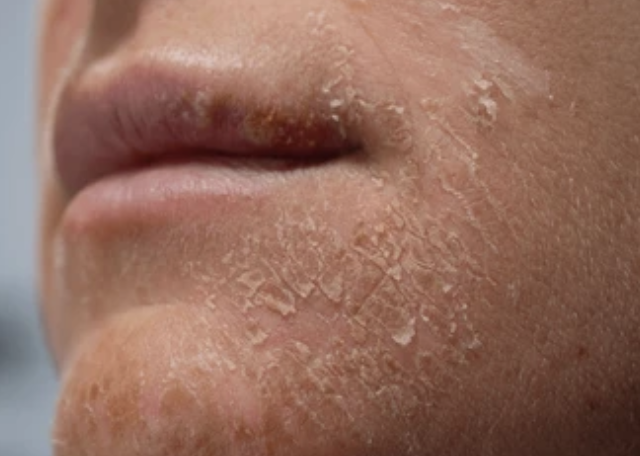
#> input picture backend/uploads/skinai-1757173667139-179523592.png, 640 x 456 px
$ python opencv_processor.py ../uploads/skinai-1757173667139-179523592.png   (older library calls are emulated)
#> lines starting #> are read from the running program, lines starting #| are printed output that depends on the picture; after the words box and inside, x2 and y2 are one past the last pixel; in counts of white or black regions, pixels touching at a corner belong together
#> in analyze_image, image is the input picture: shape (456, 640, 3); mean B, G, R 94.1, 108.5, 147.2
import sys
import json
import cv2
import numpy as np
from pathlib import Path
import os
from typing import Dict, List, Tuple, Optional
import math

# Debug mode control
DEBUG_MODE = os.getenv('DEBUG_SKIN_ANALYSIS', 'false').lower() == 'true'

def debug_print(message):
    """Print debug messages to stderr only when DEBUG_MODE is enabled"""
    if DEBUG_MODE:
        print(message, file=sys.stderr)

class EnhancedFaceDetector:
    """Enhanced face detection with multiple methods"""
    def __init__(self):
        try:
            self.cascades = {}
            self.cascades['frontal'] = cv2.CascadeClassifier(cv2.data.haarcascades + "haarcascade_frontalface_default.xml")
            self.cascades['frontal_alt'] = cv2.CascadeClassifier(cv2.data.haarcascades + "haarcascade_frontalface_alt.xml")
            self.cascades['frontal_alt2'] = cv2.CascadeClassifier(cv2.data.haarcascades + "haarcascade_frontalface_alt2.xml")
            self.cascades['profile'] = cv2.CascadeClassifier(cv2.data.haarcascades + "haarcascade_profileface.xml")
            self.cascades['eyes'] = cv2.CascadeClassifier(cv2.data.haarcascades + "haarcascade_eye.xml")
            debug_print("✅ Enhanced Face Detector initialized with multiple cascades")
        except Exception as e:
            debug_print(f"❌ Face Detector initialization failed: {e}")
            raise

    def detect_face(self, image: np.ndarray) -> Dict:
        try:
            if image is None or image.size == 0:
                return {"detected": False, "reason": "Empty or invalid image", "methods_tried": []}

            gray = cv2.cvtColor(image, cv2.COLOR_BGR2GRAY)
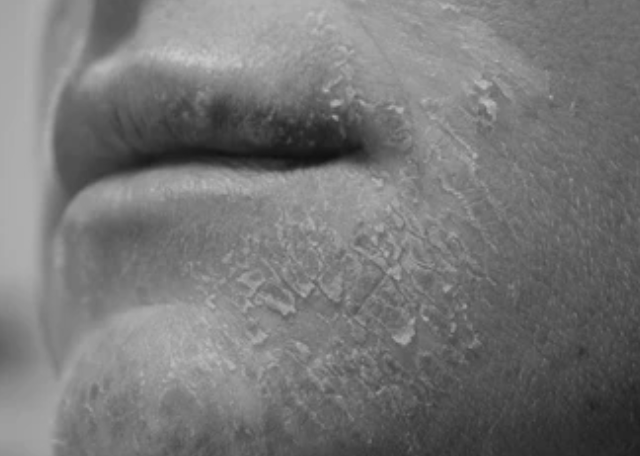
#> gray: shape (456, 640); min 17, max 200, mean 118.5
            preprocessed_images = {
                'original': gray,
                'equalized': cv2.equalizeHist(gray),
                'clahe': cv2.createCLAHE(clipLimit=2.0, tileGridSize=(8,8)).apply(gray),
                'blurred': cv2.GaussianBlur(gray, (3, 3), 0)
            }

            methods_tried = []
            all_detections = []

            # Frontal cascade
            for prep_name, prep_image in preprocessed_images.items():
                faces = self.cascades['frontal'].detectMultiScale(prep_image, scaleFactor=1.1, minNeighbors=3, minSize=(30, 30))
                if len(faces) > 0:
                    method_name = f"frontal_{prep_name}"
                    methods_tried.append(method_name)
                    best_face = max(faces, key=lambda f: f[2]*f[3])
                    x, y, w, h = best_face
                    if self._validate_coordinates(x, y, w, h, image.shape):
                        all_detections.append(({
                            "detected": True,
                            "coordinates": {"x": int(x), "y": int(y), "width": int(w), "height": int(h)},
                            "detection_method": method_name,
                            "confidence": 0.85
                        }, 0.85))
#> this loop made 4 passes
#> prep_name on passes 1 to 4: 'original', 'equalized', 'clahe', 'blurred'
#> after the loop, all_detections = []; methods_tried = []

            # Profile / eye-based / skin color fallback (similar logic)
            # Eye-based detection
            eyes = self.cascades['eyes'].detectMultiScale(preprocessed_images['clahe'], scaleFactor=1.1, minNeighbors=2, minSize=(10, 10))
#> eyes = [[68, 279, 47, 47]]
            if len(eyes) >= 2:
                methods_tried.append("eye_based")
                estimated_face = self._estimate_face_from_eyes(eyes, image.shape)
                if estimated_face is not None:
                    x, y, w, h = estimated_face
                    if self._validate_coordinates(x, y, w, h, image.shape):
                        all_detections.append(({
                            "detected": True,
                            "coordinates": {"x": int(x), "y": int(y), "width": int(w), "height": int(h)},
                            "detection_method": "eye_based_enhanced",
                            "confidence": 0.70
                        }, 0.70))

            # Skin color fallback
            skin_regions = self._detect_skin_regions(image)
            if skin_regions:
                methods_tried.append("skin_color_based")
                largest_region = max(skin_regions, key=lambda r: r[2]*r[3])
                x, y, w, h = largest_region
                if w>50 and h>50 and 0.7<w/h<1.5:
                    all_detections.append(({
                        "detected": True,
                        "coordinates": {"x": int(x), "y": int(y), "width": int(w), "height": int(h)},
                        "detection_method": "skin_color_based",
                        "confidence": 0.60
                    }, 0.60))

            if all_detections:
                best_detection = max(all_detections, key=lambda x: x[1])
                return best_detection[0]

            return {"detected": False, "reason": "No face detected", "methods_tried": methods_tried}

        except Exception as e:
            debug_print(f"❌ Face detection error: {e}")
            return {"detected": False, "reason": str(e)}

    def _detect_skin_regions(self, image: np.ndarray) -> List[Tuple[int,int,int,int]]:
        try:
            hsv = cv2.cvtColor(image, cv2.COLOR_BGR2HSV)
#> hsv: shape (456, 640, 3); mean H, S, V 15, 99.8, 148.3
            lower_skin = np.array([0, 20, 70], dtype=np.uint8)
            upper_skin = np.array([20, 255, 255], dtype=np.uint8)
            mask = cv2.inRange(hsv, lower_skin, upper_skin)
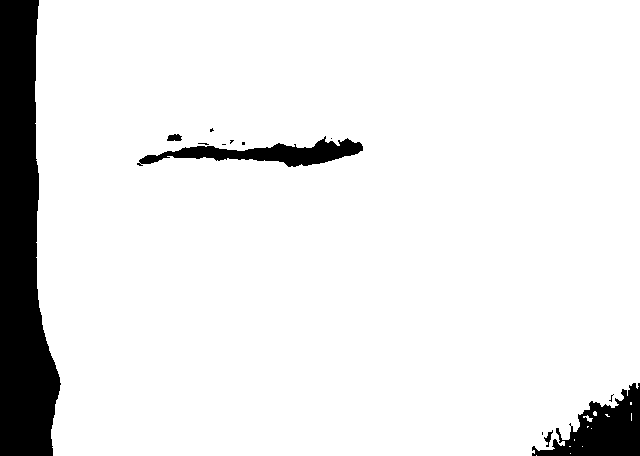
#> mask: shape (456, 640); 91.1% white; 13 black regions (8 under 20 px), largest, box (x1, y1, x2, y2) and area: (0, 0, 61, 456) 19033, (532, 383, 640, 456) 3948, (137, 136, 363, 167) 2864, (167, 134, 182, 141) 83, (544, 430, 553, 447) 57
            kernel = np.ones((3,3), np.uint8)
            mask = cv2.morphologyEx(mask, cv2.MORPH_OPEN, kernel)
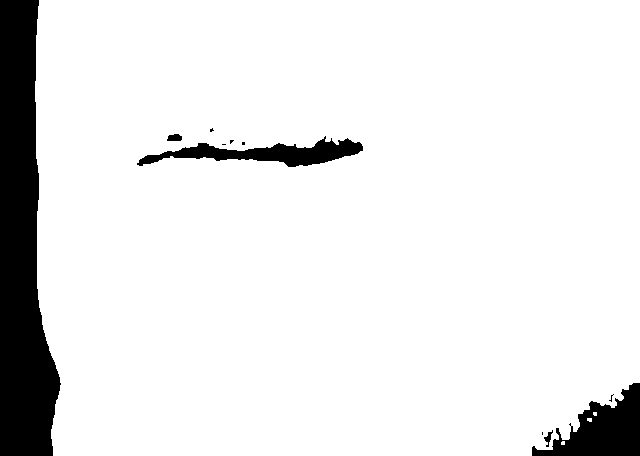
#> mask: shape (456, 640); 91% white; 11 black regions (6 under 20 px), largest, box (x1, y1, x2, y2) and area: (0, 0, 61, 456) 19038, (532, 383, 640, 456) 4058, (137, 136, 363, 167) 2930, (167, 134, 182, 141) 87, (544, 430, 553, 447) 59
            mask = cv2.morphologyEx(mask, cv2.MORPH_CLOSE, kernel)
#> mask: shape (456, 640); 91.1% white; 7 black regions (2 under 20 px)
            contours, _ = cv2.findContours(mask, cv2.RETR_EXTERNAL, cv2.CHAIN_APPROX_SIMPLE)
#> contours = 3 contours, 2 with area under 20; largest, box (x1, y1, x2, y2) and area: (35, 0, 640, 456) 267728
            regions = [(x, y, w, h) for c in contours if (x:=cv2.boundingRect(c)[0]) is not None and (y:=cv2.boundingRect(c)[1]) is not None and (w:=cv2.boundingRect(c)[2])>40 and (h:=cv2.boundingRect(c)[3])>40]
#> regions = [(35, 0, 605, 456)]
            return regions
        except:
            return []

    def _validate_coordinates(self, x:int, y:int, w:int, h:int, shape:Tuple) -> bool:
        height, width = shape[:2]
        return 0<=x<width and 0<=y<height and w>20 and h>20 and x+w<=width and y+h<=height

    # [15 lines left out: function _estimate_face_from_eyes, not called in this run]

class SkinAnalyzer:
    """Enhanced skin analysis with detailed classification"""
    def __init__(self):
        self.face_detector = EnhancedFaceDetector()
        debug_print("✅ Enhanced Skin Analyzer initialized")

    def analyze_image(self, image_path:str) -> Dict:
        try:
            image_path = Path(image_path)
            if not image_path.exists():
                return {"success": False, "error": f"Image not found: {image_path}", "face_detection":{"detected":False}}

            image = cv2.imread(str(image_path))
            if image is None:
                return {"success": False, "error": "Cannot read image", "face_detection":{"detected":False}}

            face_result = self.face_detector.detect_face(image)
#> in detect_face, `largest_region = max(skin_regions, key=lambda r: r[2]*r[3])`: largest_region = (35, 0, 605, 456)
#> in detect_face, `x, y, w, h = largest_region`: x = 35; y = 0; w = 605; h = 456
#> face_result = 4 items

            cropped_image_path = None
            if face_result.get("detected") and "coordinates" in face_result:
                coords = face_result["coordinates"]
#> coords = {'x': 35, 'y': 0, 'width': 605, 'height': 456}
                x, y, w, h = coords["x"], coords["y"], coords["width"], coords["height"]
#> x = 35; y = 0; w = 605; h = 456
                padding = min(15, x, y, image.shape[1]-x-w, image.shape[0]-y-h)
#> padding = 0
                cropped_face = image[y-padding:y+h+padding, x-padding:x+w+padding]
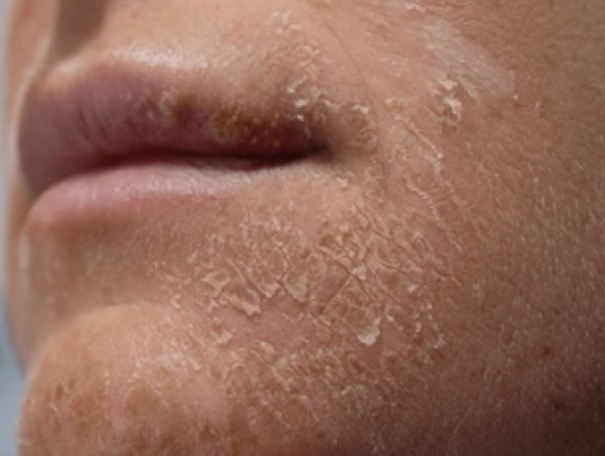
#> cropped_face: shape (456, 605, 3); mean B, G, R 89.7, 105.6, 146.9
                cropped_image_path = image_path.parent / f"{image_path.stem}_cropped{image_path.suffix}"
                cv2.imwrite(str(cropped_image_path), cropped_face)

            skin_analysis = self._enhanced_skin_analysis(image, face_result)

            return {
                "success": True,
                "face_detection": face_result,
                "croppedImagePath": str(cropped_image_path) if cropped_image_path else None,
                "detectedIssues": skin_analysis.get("detected_issues", []),
                "issueCounts": skin_analysis.get("issue_counts", {}),
                "detection_details": skin_analysis.get("details", {}),
                "overall_health": skin_analysis.get("overall_health"),
                "analysis_method": "Enhanced OpenCV + Skin Type Classification",
                "image_info": {"original_path": str(image_path), "image_size":{"width":image.shape[1],"height":image.shape[0]}, "channels":image.shape[2] if len(image.shape)>2 else 1}
            }

        except Exception as e:
            debug_print(f"❌ Analysis failed: {e}")
            return {"success": False, "error": str(e), "face_detection":{"detected":False}}

    def _enhanced_skin_analysis(self, image: np.ndarray, face_result: Dict) -> Dict:
        """Enhanced skin analysis with acne, blemish, texture, brightness, skin type"""
        detected_issues=[]
        issue_counts={}
        details={}

        # Region
        if face_result.get("detected") and "coordinates" in face_result:
            coords = face_result["coordinates"]
#> coords = {'x': 35, 'y': 0, 'width': 605, 'height': 456}
            x, y, w, h = coords["x"], coords["y"], coords["width"], coords["height"]
#> x = 35; y = 0; w = 605; h = 456
            if self.face_detector._validate_coordinates(x,y,w,h,image.shape):
                region=image[y:y+h, x:x+w]
            else:
                region=image
        else:
            region=image

        if region is None or region.size==0:
            return {"detected_issues":[],"issue_counts":{},"total_issues":0,"details":{"error":"Invalid region"},"overall_health":{"health_category":"unknown","health_score":0}}

        gray=cv2.cvtColor(region, cv2.COLOR_BGR2GRAY)
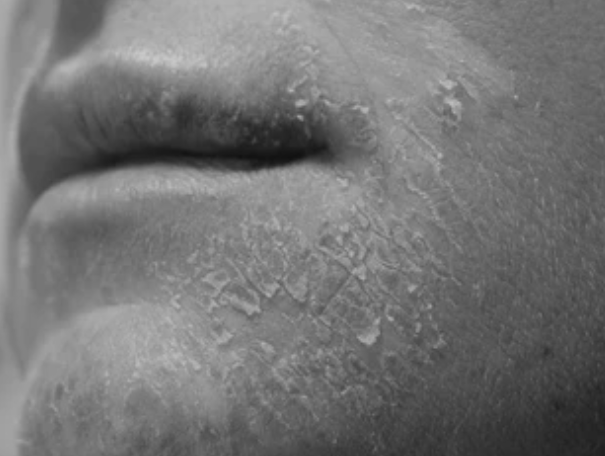
#> gray: shape (456, 605); min 17, max 200, mean 116.1
        hsv=cv2.cvtColor(region, cv2.COLOR_BGR2HSV)
#> hsv: shape (456, 605, 3); mean H, S, V 9.6, 104, 147

        # Acne
        acne_count=self._detect_acne_spots(region)
#> in _detect_acne_spots, `mask=cv2.morphologyEx(mask,cv2.MORPH_CLOSE,kernel)`:
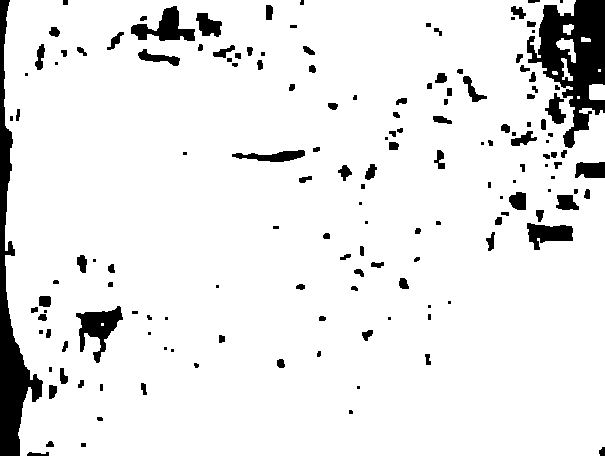
#> mask: shape (456, 605); 91.8% white; 156 black regions (43 under 20 px)
#> in _detect_acne_spots, `contours,_=cv2.findContours(mask,cv2.RETR_EXTERNAL,cv2.CHAIN_APPROX_SI..`: contours = 9 contours, 3 with area under 20; largest, box (x1, y1, x2, y2) and area: (4, 0, 605, 456) 262034, (589, 84, 605, 100) 220, (556, 38, 576, 63) 195, (561, 58, 573, 81) 87, (563, 24, 574, 35) 70, (581, 37, 591, 42) 30
#> in _detect_acne_spots, `acne_spots=len([c for c in contours if 5<cv2.contourArea(c)<200])`: acne_spots = 5
#> acne_count = 5
        if acne_count>0:
            detected_issues.append("acne")
            issue_counts["acne"]=acne_count
            details["acne"]={"count":acne_count,"severity":"moderate" if acne_count>3 else "mild"}

        # Blemishes (ฝ้า, จุดด่างดำ)
        mask_blemish=cv2.inRange(hsv,np.array([0,0,50]),np.array([179,50,150]))
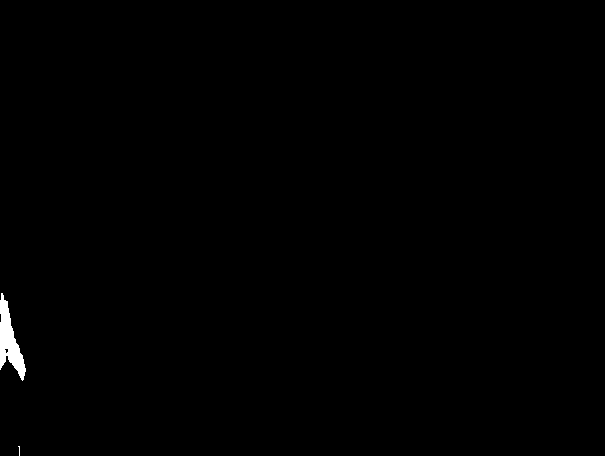
#> mask_blemish: shape (456, 605); 0.38% white; 2 white regions (1 under 20 px)
        contours,_=cv2.findContours(mask_blemish,cv2.RETR_EXTERNAL,cv2.CHAIN_APPROX_SIMPLE)
#> contours = 2 contours, 1 with area under 20; largest, box (x1, y1, x2, y2) and area: (0, 293, 26, 381) 950
        blemish_count=len([c for c in contours if cv2.contourArea(c)>30])
#> blemish_count = 1
        if blemish_count>0:
            detected_issues.append("blemishes")
            issue_counts["blemishes"]=blemish_count
            details["blemishes"]={"count":blemish_count}

        # Skin type
        mean_val=np.mean(gray)
#> mean_val = 116.1
        brightness_std=np.std(gray)
#> brightness_std = 32.84
        if mean_val>180 and brightness_std>50:
            skin_type="oily"
        elif mean_val<100 and brightness_std<30:
            skin_type="dry"
        else:
            skin_type="normal"
        details["skin_type"]=skin_type

        # Texture
        laplacian_var=cv2.Laplacian(gray,cv2.CV_64F).var()
#> laplacian_var = 21.88
        details["texture_variance"]=laplacian_var
        if laplacian_var>150:
            detected_issues.append("rough_texture")
        elif laplacian_var>80:
            detected_issues.append("mild_rough_texture")

        # Brightness-based skin condition
        mean_brightness=np.mean(gray)
#> mean_brightness = 116.1
        if mean_brightness>200:
            details["skin_condition"]="oily"
        elif mean_brightness<70:
            details["skin_condition"]="dry"
        else:
            details["skin_condition"]="normal"

        # Overall health score
        total_issues=len(detected_issues)
        if total_issues==0:
            health_category="excellent"; health_score=95
        elif total_issues<=2:
            health_category="good"; health_score=80
        elif total_issues<=4:
            health_category="fair"; health_score=65
        else:
            health_category="needs_attention"; health_score=max(30,80-total_issues*10)

        return {
            "detected_issues":detected_issues,
            "issue_counts":issue_counts,
            "total_issues":total_issues,
            "details":details,
            "overall_health":{"health_category":health_category,"health_score":health_score}
        }

    def _detect_acne_spots(self, region: np.ndarray) -> int:
        """Simple acne detection based on red spots"""
        try:
            hsv=cv2.cvtColor(region, cv2.COLOR_BGR2HSV)
            lower_red1=np.array([0,50,50])
            upper_red1=np.array([10,255,255])
            lower_red2=np.array([160,50,50])
            upper_red2=np.array([179,255,255])
            mask1=cv2.inRange(hsv,lower_red1,upper_red1)
            mask2=cv2.inRange(hsv,lower_red2,upper_red2)
            mask=mask1|mask2
            kernel=np.ones((3,3),np.uint8)
            mask=cv2.morphologyEx(mask,cv2.MORPH_OPEN,kernel)
            mask=cv2.morphologyEx(mask,cv2.MORPH_CLOSE,kernel)
            contours,_=cv2.findContours(mask,cv2.RETR_EXTERNAL,cv2.CHAIN_APPROX_SIMPLE)
            acne_spots=len([c for c in contours if 5<cv2.contourArea(c)<200])
            return acne_spots
        except:
            return 0

# Example usage
if __name__=="__main__":
    import argparse
    parser=argparse.ArgumentParser(description="Enhanced Face & Skin Analysis")
    parser.add_argument("image",help="Path to input image")
    parser.add_argument("--debug",action="store_true",help="Enable debug messages")
    args=parser.parse_args()

    if args.debug:
        DEBUG_MODE=True

    analyzer=SkinAnalyzer()
    result=analyzer.analyze_image(args.image)
#> in analyze_image, `skin_analysis = self._enhanced_skin_analysis(image, face_result)`: skin_analysis = 5 items
#> result = 9 items
    print(json.dumps(result,ensure_ascii=False,indent=2))
#> (printed output is left out)


# import sys
# import json
# import cv2
# import numpy as np
# from pathlib import Path
# import os

# def detect_and_analyze(image_path):
#     """ตรวจจับและวิเคราะห์แบบเร็วที่สุด"""
#     try:
#         # อ่านภาพ
#         image = cv2.imread(image_path)
#         if image is None:
#             return {"success": False, "error": "Cannot read image"}

#         # ใช้ OpenCV Haar Cascade
#         face_cascade = cv2.CascadeClassifier(cv2.data.haarcascades + 'haarcascade_frontalface_default.xml')
#         gray = cv2.cvtColor(image, cv2.COLOR_BGR2GRAY)

#         # ตรวจจับใบหน้า
#         faces = face_cascade.detectMultiScale(gray, 1.1, 4, minSize=(30, 30))

#         if len(faces) > 0:
#             # ใช้ใบหน้าแรกที่พบ
#             x, y, w, h = faces[0]
#             face_region = image[y:y+h, x:x+w]

#             # วิเคราะห์พื้นฐาน
#             gray_face = cv2.cvtColor(face_region, cv2.COLOR_BGR2GRAY)
#             brightness = float(np.mean(gray_face))

#             # ตรวจหาปัญหาง่ายๆ
#             issues = []
#             counts = {}

#             # สิว (จุดแดง)
#             hsv_face = cv2.cvtColor(face_region, cv2.COLOR_BGR2HSV)
#             red_mask = cv2.inRange(hsv_face, (0, 50, 50), (10, 255, 255))
#             red_pixels = np.sum(red_mask > 0)

#             if red_pixels > 50:
#                 issues.append("acne")
#                 counts["acne"] = int(red_pixels / 10)

#             # ความสว่าง
#             if brightness < 80:
#                 issues.append("dull_skin")
#             elif brightness > 200:
#                 issues.append("bright_skin")

#             # บันทึกภาพ crop
#             cropped_path = None
#             try:
#                 cropped_filename = f"cropped_{Path(image_path).stem}.jpg"
#                 cropped_path = Path(image_path).parent / cropped_filename
#                 cv2.imwrite(str(cropped_path), face_region)
#             except:
#                 pass

#             return {
#                 "success": True,
#                 "face_detection": {
#                     "detected": True,
#                     "coordinates": {"x": int(x), "y": int(y), "width": int(w), "height": int(h)},
#                     "confidence": 0.8,
#                     "detection_method": "OpenCV",
#                     "total_faces": len(faces),
#                     "face_analysis": {
#                         "brightness": brightness,
#                         "face_size": {"width": int(w), "height": int(h)}
#                     }
#                 },
#                 "detectedIssues": issues,
#                 "detectionCounts": counts,
#                 "total_detections": len(issues),
#                 "detected_classes": len(set(issues)),
#                 "analysis_method": "Simple OpenCV",
#                 "overall_health": {
#                     "health_score": max(50, 100 - len(issues) * 20),
#                     "condition": "good" if len(issues) == 0 else "moderate"
#                 },
#                 "croppedImagePath": str(cropped_path) if cropped_path else None,
#                 "opencv_analysis": {
#                     "region_size": [int(h), int(w)],
#                     "analysis_type": "face_region"
#                 }
#             }
#         else:
#             # ไม่พบใบหน้า - วิเคราะห์ภาพทั้งหมด
#             gray_full = cv2.cvtColor(image, cv2.COLOR_BGR2GRAY)
#             brightness = float(np.mean(gray_full))

#             issues = []
#             if brightness < 100:
#                 issues.append("low_light")

#             return {
#                 "success": True,
#                 "face_detection": {
#                     "detected": False,
#                     "message": "No face detected"
#                 },
#                 "detectedIssues": issues,
#                 "detectionCounts": {},
#                 "total_detections": len(issues),
#                 "detected_classes": len(issues),
#                 "analysis_method": "Full Image",
#                 "overall_health": {
#                     "health_score": 70,
#                     "condition": "unknown"
#                 },
#                 "opencv_analysis": {
#                     "region_size": list(image.shape[:2]),
#                     "analysis_type": "full_image"
#                 }
#             }

#     except Exception as e:
#         return {"success": False, "error": str(e)}

# # Main
# if __name__ == "__main__":
#     if len(sys.argv) < 2:
#         print(json.dumps({"success": False, "error": "No image path provided"}))
#         sys.exit(1)

#     image_path = sys.argv[1]

#     if not os.path.exists(image_path):
#         print(json.dumps({"success": False, "error": "Image file not found"}))
#         sys.exit(1)

#     result = detect_and_analyze(image_path)
#     print(json.dumps(result, ensure_ascii=False))
